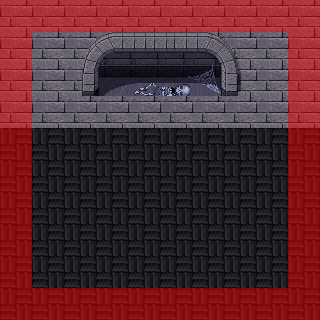

A level layout from a 2D game, rendered from its tile map. Below: a short description, then the map file with its tile-grid data intact:
An orthogonal 10x10 tile map with 32x32 px tiles, 3 tile layers (Tile Layer 1, Tile Layer 2, Collision) and 1 object (warp).

<map version="1.0" orientation="orthogonal" width="10" height="10" tilewidth="32" tileheight="32">
 <tileset firstgid="1" name="Test" tilewidth="32" tileheight="32">
  <image source="crypt.png" width="512" height="512" />
  <tile id="2">
   <properties>
    <property name="collision" value="true" />
   </properties>
  </tile>
 </tileset>
 <layer name="Tile Layer 1" width="10" height="10">
  <data>
   <tile gid="240" />
   <tile gid="240" />
   <tile gid="1" />
   <tile gid="2" />
   <tile gid="3" />
   <tile gid="4" />
   <tile gid="5" />
   <tile gid="6" />
   <tile gid="240" />
   <tile gid="240" />
   <tile gid="240" />
   <tile gid="240" />
   <tile gid="17" />
   <tile gid="18" />
   <tile gid="19" />
   <tile gid="20" />
   <tile gid="21" />
   <tile gid="22" />
   <tile gid="240" />
   <tile gid="240" />
   <tile gid="240" />
   <tile gid="240" />
   <tile gid="240" />
   <tile gid="240" />
   <tile gid="240" />
   <tile gid="240" />
   <tile gid="240" />
   <tile gid="240" />
   <tile gid="240" />
   <tile gid="240" />
   <tile gid="240" />
   <tile gid="240" />
   <tile gid="240" />
   <tile gid="240" />
   <tile gid="240" />
   <tile gid="240" />
   <tile gid="240" />
   <tile gid="240" />
   <tile gid="240" />
   <tile gid="240" />
   <tile gid="240" />
   <tile gid="240" />
   <tile gid="240" />
   <tile gid="240" />
   <tile gid="240" />
   <tile gid="240" />
   <tile gid="240" />
   <tile gid="240" />
   <tile gid="240" />
   <tile gid="240" />
   <tile gid="240" />
   <tile gid="240" />
   <tile gid="240" />
   <tile gid="240" />
   <tile gid="240" />
   <tile gid="240" />
   <tile gid="240" />
   <tile gid="240" />
   <tile gid="240" />
   <tile gid="240" />
   <tile gid="240" />
   <tile gid="240" />
   <tile gid="240" />
   <tile gid="240" />
   <tile gid="240" />
   <tile gid="240" />
   <tile gid="240" />
   <tile gid="240" />
   <tile gid="240" />
   <tile gid="240" />
   <tile gid="240" />
   <tile gid="240" />
   <tile gid="240" />
   <tile gid="240" />
   <tile gid="240" />
   <tile gid="240" />
   <tile gid="240" />
   <tile gid="240" />
   <tile gid="240" />
   <tile gid="240" />
   <tile gid="240" />
   <tile gid="240" />
   <tile gid="240" />
   <tile gid="240" />
   <tile gid="240" />
   <tile gid="240" />
   <tile gid="240" />
   <tile gid="240" />
   <tile gid="240" />
   <tile gid="240" />
   <tile gid="240" />
   <tile gid="240" />
   <tile gid="240" />
   <tile gid="240" />
   <tile gid="240" />
   <tile gid="240" />
   <tile gid="240" />
   <tile gid="240" />
   <tile gid="240" />
   <tile gid="240" />
  </data>
 </layer>
 <layer name="Tile Layer 2" width="10" height="10">
  <data>
   <tile gid="79" />
   <tile gid="79" />
   <tile gid="79" />
   <tile gid="79" />
   <tile gid="79" />
   <tile gid="79" />
   <tile gid="79" />
   <tile gid="79" />
   <tile gid="79" />
   <tile gid="79" />
   <tile gid="79" />
   <tile gid="79" />
   <tile gid="1" />
   <tile gid="2" />
   <tile gid="3" />
   <tile gid="4" />
   <tile gid="5" />
   <tile gid="6" />
   <tile gid="79" />
   <tile gid="79" />
   <tile gid="79" />
   <tile gid="79" />
   <tile gid="17" />
   <tile gid="24" />
   <tile gid="25" />
   <tile gid="26" />
   <tile gid="27" />
   <tile gid="22" />
   <tile gid="79" />
   <tile gid="79" />
   <tile gid="79" />
   <tile gid="79" />
   <tile gid="79" />
   <tile gid="79" />
   <tile gid="79" />
   <tile gid="79" />
   <tile gid="79" />
   <tile gid="79" />
   <tile gid="79" />
   <tile gid="79" />
   <tile gid="0" />
   <tile gid="0" />
   <tile gid="0" />
   <tile gid="0" />
   <tile gid="0" />
   <tile gid="0" />
   <tile gid="0" />
   <tile gid="0" />
   <tile gid="0" />
   <tile gid="0" />
   <tile gid="0" />
   <tile gid="0" />
   <tile gid="0" />
   <tile gid="0" />
   <tile gid="0" />
   <tile gid="0" />
   <tile gid="0" />
   <tile gid="0" />
   <tile gid="0" />
   <tile gid="0" />
   <tile gid="0" />
   <tile gid="0" />
   <tile gid="0" />
   <tile gid="0" />
   <tile gid="0" />
   <tile gid="0" />
   <tile gid="0" />
   <tile gid="0" />
   <tile gid="0" />
   <tile gid="0" />
   <tile gid="0" />
   <tile gid="0" />
   <tile gid="0" />
   <tile gid="0" />
   <tile gid="0" />
   <tile gid="0" />
   <tile gid="0" />
   <tile gid="0" />
   <tile gid="0" />
   <tile gid="0" />
   <tile gid="0" />
   <tile gid="0" />
   <tile gid="0" />
   <tile gid="0" />
   <tile gid="0" />
   <tile gid="0" />
   <tile gid="0" />
   <tile gid="0" />
   <tile gid="0" />
   <tile gid="0" />
   <tile gid="0" />
   <tile gid="0" />
   <tile gid="0" />
   <tile gid="0" />
   <tile gid="0" />
   <tile gid="0" />
   <tile gid="0" />
   <tile gid="0" />
   <tile gid="0" />
   <tile gid="0" />
  </data>
 </layer>
 <layer name="Collision" width="10" height="10">
  <data>
   <tile gid="13" />
   <tile gid="13" />
   <tile gid="13" />
   <tile gid="13" />
   <tile gid="13" />
   <tile gid="13" />
   <tile gid="13" />
   <tile gid="13" />
   <tile gid="13" />
   <tile gid="13" />
   <tile gid="13" />
   <tile gid="0" />
   <tile gid="0" />
   <tile gid="0" />
   <tile gid="0" />
   <tile gid="0" />
   <tile gid="0" />
   <tile gid="0" />
   <tile gid="0" />
   <tile gid="13" />
   <tile gid="13" />
   <tile gid="0" />
   <tile gid="0" />
   <tile gid="0" />
   <tile gid="0" />
   <tile gid="0" />
   <tile gid="0" />
   <tile gid="0" />
   <tile gid="0" />
   <tile gid="13" />
   <tile gid="13" />
   <tile gid="0" />
   <tile gid="0" />
   <tile gid="0" />
   <tile gid="0" />
   <tile gid="0" />
   <tile gid="0" />
   <tile gid="0" />
   <tile gid="0" />
   <tile gid="13" />
   <tile gid="13" />
   <tile gid="0" />
   <tile gid="0" />
   <tile gid="0" />
   <tile gid="0" />
   <tile gid="0" />
   <tile gid="0" />
   <tile gid="0" />
   <tile gid="0" />
   <tile gid="13" />
   <tile gid="13" />
   <tile gid="0" />
   <tile gid="0" />
   <tile gid="0" />
   <tile gid="0" />
   <tile gid="0" />
   <tile gid="0" />
   <tile gid="0" />
   <tile gid="0" />
   <tile gid="13" />
   <tile gid="13" />
   <tile gid="0" />
   <tile gid="0" />
   <tile gid="0" />
   <tile gid="0" />
   <tile gid="0" />
   <tile gid="0" />
   <tile gid="0" />
   <tile gid="0" />
   <tile gid="13" />
   <tile gid="13" />
   <tile gid="0" />
   <tile gid="0" />
   <tile gid="0" />
   <tile gid="0" />
   <tile gid="0" />
   <tile gid="0" />
   <tile gid="0" />
   <tile gid="0" />
   <tile gid="13" />
   <tile gid="13" />
   <tile gid="0" />
   <tile gid="0" />
   <tile gid="0" />
   <tile gid="0" />
   <tile gid="0" />
   <tile gid="0" />
   <tile gid="0" />
   <tile gid="0" />
   <tile gid="13" />
   <tile gid="13" />
   <tile gid="13" />
   <tile gid="13" />
   <tile gid="13" />
   <tile gid="13" />
   <tile gid="13" />
   <tile gid="13" />
   <tile gid="13" />
   <tile gid="13" />
   <tile gid="13" />
  </data>
 </layer>
 <objectgroup name="warps" width="10" height="10">
  <object name="warp" x="143" y="73" width="35" height="21">
   <properties>
    <property name="mapa" value="mapa6" />
    <property name="x" value="100" />
    <property name="y" value="100" />
   </properties>
  </object>
 </objectgroup>
</map>